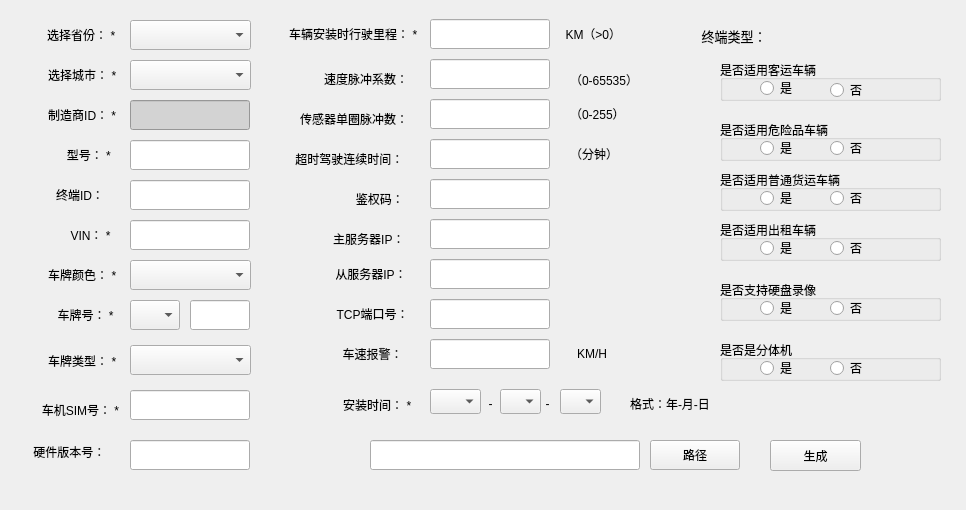
<?xml version="1.0" encoding="UTF-8"?>
<ui version="4.0">
 <class>SaveSetting</class>
 <widget class="QWidget" name="SaveSetting">
  <property name="geometry">
   <rect>
    <x>0</x>
    <y>0</y>
    <width>966</width>
    <height>510</height>
   </rect>
  </property>
  <property name="mouseTracking">
   <bool>true</bool>
  </property>
  <property name="windowTitle">
   <string>SaveSetting</string>
  </property>
  <property name="styleSheet">
   <string notr="true"/>
  </property>
  <widget class="QPushButton" name="SaveButton">
   <property name="geometry">
    <rect>
     <x>770</x>
     <y>440</y>
     <width>91</width>
     <height>31</height>
    </rect>
   </property>
   <property name="text">
    <string>生成</string>
   </property>
  </widget>
  <widget class="QLabel" name="lbproviceID">
   <property name="geometry">
    <rect>
     <x>39</x>
     <y>25</y>
     <width>81</width>
     <height>20</height>
    </rect>
   </property>
   <property name="text">
    <string> 选择省份： *</string>
   </property>
   <property name="alignment">
    <set>Qt::AlignCenter</set>
   </property>
  </widget>
  <widget class="QLabel" name="lbcityID">
   <property name="geometry">
    <rect>
     <x>40</x>
     <y>65</y>
     <width>81</width>
     <height>20</height>
    </rect>
   </property>
   <property name="text">
    <string> 选择城市： *</string>
   </property>
   <property name="alignment">
    <set>Qt::AlignCenter</set>
   </property>
  </widget>
  <widget class="QLabel" name="lbmakerID">
   <property name="geometry">
    <rect>
     <x>40</x>
     <y>105</y>
     <width>81</width>
     <height>20</height>
    </rect>
   </property>
   <property name="text">
    <string> 制造商ID： *</string>
   </property>
   <property name="alignment">
    <set>Qt::AlignCenter</set>
   </property>
  </widget>
  <widget class="QLineEdit" name="EditmakerID">
   <property name="geometry">
    <rect>
     <x>130</x>
     <y>100</y>
     <width>120</width>
     <height>30</height>
    </rect>
   </property>
   <property name="styleSheet">
    <string notr="true">background-color: rgb(211, 211, 211);</string>
   </property>
  </widget>
  <widget class="QLabel" name="lbversion">
   <property name="geometry">
    <rect>
     <x>40</x>
     <y>145</y>
     <width>81</width>
     <height>20</height>
    </rect>
   </property>
   <property name="text">
    <string>     型号： *</string>
   </property>
   <property name="alignment">
    <set>Qt::AlignCenter</set>
   </property>
  </widget>
  <widget class="QLineEdit" name="Editversion">
   <property name="geometry">
    <rect>
     <x>130</x>
     <y>140</y>
     <width>120</width>
     <height>30</height>
    </rect>
   </property>
  </widget>
  <widget class="QLabel" name="lbterminal">
   <property name="geometry">
    <rect>
     <x>40</x>
     <y>185</y>
     <width>70</width>
     <height>20</height>
    </rect>
   </property>
   <property name="text">
    <string>   终端ID：</string>
   </property>
   <property name="alignment">
    <set>Qt::AlignCenter</set>
   </property>
  </widget>
  <widget class="QLineEdit" name="Editterminal">
   <property name="geometry">
    <rect>
     <x>130</x>
     <y>180</y>
     <width>120</width>
     <height>30</height>
    </rect>
   </property>
  </widget>
  <widget class="QLabel" name="lbVIN">
   <property name="geometry">
    <rect>
     <x>40</x>
     <y>225</y>
     <width>81</width>
     <height>20</height>
    </rect>
   </property>
   <property name="text">
    <string>      VIN： *</string>
   </property>
   <property name="alignment">
    <set>Qt::AlignCenter</set>
   </property>
  </widget>
  <widget class="QLineEdit" name="EditVIN">
   <property name="geometry">
    <rect>
     <x>130</x>
     <y>220</y>
     <width>120</width>
     <height>30</height>
    </rect>
   </property>
  </widget>
  <widget class="QLabel" name="lbCarColor">
   <property name="geometry">
    <rect>
     <x>40</x>
     <y>265</y>
     <width>81</width>
     <height>20</height>
    </rect>
   </property>
   <property name="text">
    <string> 车牌颜色： *</string>
   </property>
   <property name="alignment">
    <set>Qt::AlignCenter</set>
   </property>
  </widget>
  <widget class="QLabel" name="lbcarNUM">
   <property name="geometry">
    <rect>
     <x>40</x>
     <y>305</y>
     <width>81</width>
     <height>20</height>
    </rect>
   </property>
   <property name="text">
    <string>   车牌号： *</string>
   </property>
   <property name="alignment">
    <set>Qt::AlignCenter</set>
   </property>
  </widget>
  <widget class="QLineEdit" name="EditcarNUM">
   <property name="geometry">
    <rect>
     <x>190</x>
     <y>300</y>
     <width>60</width>
     <height>30</height>
    </rect>
   </property>
  </widget>
  <widget class="QLabel" name="lbplateType">
   <property name="geometry">
    <rect>
     <x>40</x>
     <y>345</y>
     <width>81</width>
     <height>31</height>
    </rect>
   </property>
   <property name="text">
    <string> 车牌类型： *</string>
   </property>
   <property name="alignment">
    <set>Qt::AlignCenter</set>
   </property>
  </widget>
  <widget class="QLabel" name="lbinstallmileage">
   <property name="geometry">
    <rect>
     <x>276</x>
     <y>24</y>
     <width>151</width>
     <height>20</height>
    </rect>
   </property>
   <property name="text">
    <string> 车辆安装时行驶里程： *</string>
   </property>
   <property name="alignment">
    <set>Qt::AlignCenter</set>
   </property>
  </widget>
  <widget class="QLineEdit" name="Editinstallmeliage">
   <property name="geometry">
    <rect>
     <x>430</x>
     <y>19</y>
     <width>120</width>
     <height>30</height>
    </rect>
   </property>
  </widget>
  <widget class="QLabel" name="lbSpeedratio">
   <property name="geometry">
    <rect>
     <x>319</x>
     <y>69</y>
     <width>91</width>
     <height>20</height>
    </rect>
   </property>
   <property name="text">
    <string> 速度脉冲系数：</string>
   </property>
   <property name="alignment">
    <set>Qt::AlignCenter</set>
   </property>
  </widget>
  <widget class="QLineEdit" name="EditSpeedratio">
   <property name="geometry">
    <rect>
     <x>430</x>
     <y>59</y>
     <width>120</width>
     <height>30</height>
    </rect>
   </property>
  </widget>
  <widget class="QLabel" name="lbtelNUM">
   <property name="geometry">
    <rect>
     <x>40</x>
     <y>400</y>
     <width>81</width>
     <height>20</height>
    </rect>
   </property>
   <property name="text">
    <string>车机SIM号： *</string>
   </property>
   <property name="alignment">
    <set>Qt::AlignCenter</set>
   </property>
  </widget>
  <widget class="QLineEdit" name="EdittelNUM">
   <property name="geometry">
    <rect>
     <x>130</x>
     <y>390</y>
     <width>120</width>
     <height>30</height>
    </rect>
   </property>
  </widget>
  <widget class="QLabel" name="lbauthCode">
   <property name="geometry">
    <rect>
     <x>340</x>
     <y>189</y>
     <width>70</width>
     <height>20</height>
    </rect>
   </property>
   <property name="text">
    <string>   鉴权码：</string>
   </property>
   <property name="alignment">
    <set>Qt::AlignCenter</set>
   </property>
  </widget>
  <widget class="QLineEdit" name="EditauthCode">
   <property name="geometry">
    <rect>
     <x>430</x>
     <y>179</y>
     <width>120</width>
     <height>30</height>
    </rect>
   </property>
  </widget>
  <widget class="QLabel" name="lbmainIP">
   <property name="geometry">
    <rect>
     <x>330</x>
     <y>229</y>
     <width>71</width>
     <height>20</height>
    </rect>
   </property>
   <property name="text">
    <string>  主服务器IP：</string>
   </property>
   <property name="alignment">
    <set>Qt::AlignCenter</set>
   </property>
  </widget>
  <widget class="QLineEdit" name="EditmainIP">
   <property name="geometry">
    <rect>
     <x>430</x>
     <y>219</y>
     <width>120</width>
     <height>30</height>
    </rect>
   </property>
  </widget>
  <widget class="QLabel" name="lbsubIP">
   <property name="geometry">
    <rect>
     <x>336</x>
     <y>264</y>
     <width>70</width>
     <height>20</height>
    </rect>
   </property>
   <property name="text">
    <string>从服务器IP：</string>
   </property>
   <property name="alignment">
    <set>Qt::AlignCenter</set>
   </property>
  </widget>
  <widget class="QLineEdit" name="EditsubIP">
   <property name="geometry">
    <rect>
     <x>430</x>
     <y>259</y>
     <width>120</width>
     <height>30</height>
    </rect>
   </property>
  </widget>
  <widget class="QLabel" name="lbportNUM">
   <property name="geometry">
    <rect>
     <x>336</x>
     <y>304</y>
     <width>70</width>
     <height>20</height>
    </rect>
   </property>
   <property name="text">
    <string> TCP端口号：</string>
   </property>
   <property name="alignment">
    <set>Qt::AlignCenter</set>
   </property>
  </widget>
  <widget class="QLineEdit" name="EditportNUM">
   <property name="geometry">
    <rect>
     <x>430</x>
     <y>299</y>
     <width>120</width>
     <height>30</height>
    </rect>
   </property>
  </widget>
  <widget class="QLineEdit" name="Editpath">
   <property name="geometry">
    <rect>
     <x>370</x>
     <y>440</y>
     <width>270</width>
     <height>30</height>
    </rect>
   </property>
  </widget>
  <widget class="QPushButton" name="pathButton">
   <property name="geometry">
    <rect>
     <x>650</x>
     <y>440</y>
     <width>90</width>
     <height>30</height>
    </rect>
   </property>
   <property name="text">
    <string>路径</string>
   </property>
  </widget>
  <widget class="QLabel" name="label">
   <property name="geometry">
    <rect>
     <x>560</x>
     <y>19</y>
     <width>60</width>
     <height>30</height>
    </rect>
   </property>
   <property name="text">
    <string>  KM（&gt;0）</string>
   </property>
   <property name="alignment">
    <set>Qt::AlignCenter</set>
   </property>
  </widget>
  <widget class="QLabel" name="lbsensingelement">
   <property name="geometry">
    <rect>
     <x>300</x>
     <y>109</y>
     <width>105</width>
     <height>20</height>
    </rect>
   </property>
   <property name="text">
    <string>传感器单圈脉冲数：</string>
   </property>
  </widget>
  <widget class="QLineEdit" name="Editsensingelement">
   <property name="geometry">
    <rect>
     <x>430</x>
     <y>99</y>
     <width>120</width>
     <height>30</height>
    </rect>
   </property>
  </widget>
  <widget class="QLabel" name="lbSpeedlimit">
   <property name="geometry">
    <rect>
     <x>570</x>
     <y>69</y>
     <width>71</width>
     <height>21</height>
    </rect>
   </property>
   <property name="text">
    <string>（0-65535）</string>
   </property>
  </widget>
  <widget class="QLabel" name="lbsenSElimit">
   <property name="geometry">
    <rect>
     <x>570</x>
     <y>99</y>
     <width>60</width>
     <height>30</height>
    </rect>
   </property>
   <property name="text">
    <string>（0-255）</string>
   </property>
  </widget>
  <widget class="QComboBox" name="comboBoxCarcolor">
   <property name="geometry">
    <rect>
     <x>130</x>
     <y>260</y>
     <width>121</width>
     <height>30</height>
    </rect>
   </property>
  </widget>
  <widget class="QComboBox" name="comboBoxprovince">
   <property name="geometry">
    <rect>
     <x>130</x>
     <y>300</y>
     <width>50</width>
     <height>30</height>
    </rect>
   </property>
  </widget>
  <widget class="QLabel" name="lbinstallTime">
   <property name="geometry">
    <rect>
     <x>330</x>
     <y>389</y>
     <width>91</width>
     <height>31</height>
    </rect>
   </property>
   <property name="text">
    <string> 安装时间： *</string>
   </property>
   <property name="alignment">
    <set>Qt::AlignCenter</set>
   </property>
  </widget>
  <widget class="QComboBox" name="ComboBoxday">
   <property name="geometry">
    <rect>
     <x>560</x>
     <y>389</y>
     <width>41</width>
     <height>25</height>
    </rect>
   </property>
  </widget>
  <widget class="QComboBox" name="ComboBoxmonth">
   <property name="geometry">
    <rect>
     <x>500</x>
     <y>389</y>
     <width>41</width>
     <height>25</height>
    </rect>
   </property>
  </widget>
  <widget class="QLabel" name="lbtwo">
   <property name="geometry">
    <rect>
     <x>540</x>
     <y>389</y>
     <width>15</width>
     <height>30</height>
    </rect>
   </property>
   <property name="text">
    <string>-</string>
   </property>
   <property name="alignment">
    <set>Qt::AlignCenter</set>
   </property>
  </widget>
  <widget class="QLabel" name="lbone">
   <property name="geometry">
    <rect>
     <x>480</x>
     <y>389</y>
     <width>21</width>
     <height>30</height>
    </rect>
   </property>
   <property name="text">
    <string>-</string>
   </property>
   <property name="alignment">
    <set>Qt::AlignCenter</set>
   </property>
  </widget>
  <widget class="QLabel" name="lb_form">
   <property name="geometry">
    <rect>
     <x>630</x>
     <y>384</y>
     <width>100</width>
     <height>40</height>
    </rect>
   </property>
   <property name="text">
    <string>格式：年-月-日</string>
   </property>
  </widget>
  <widget class="QComboBox" name="ComboBoxyear">
   <property name="geometry">
    <rect>
     <x>430</x>
     <y>389</y>
     <width>51</width>
     <height>25</height>
    </rect>
   </property>
  </widget>
  <widget class="QComboBox" name="comboBoxCarpalteType">
   <property name="geometry">
    <rect>
     <x>130</x>
     <y>345</y>
     <width>121</width>
     <height>30</height>
    </rect>
   </property>
  </widget>
  <widget class="QComboBox" name="comboBoxprovinceid">
   <property name="geometry">
    <rect>
     <x>130</x>
     <y>20</y>
     <width>121</width>
     <height>30</height>
    </rect>
   </property>
  </widget>
  <widget class="QComboBox" name="comboBoxcityid">
   <property name="geometry">
    <rect>
     <x>130</x>
     <y>60</y>
     <width>121</width>
     <height>30</height>
    </rect>
   </property>
  </widget>
  <widget class="QLineEdit" name="Speed">
   <property name="geometry">
    <rect>
     <x>430</x>
     <y>339</y>
     <width>120</width>
     <height>30</height>
    </rect>
   </property>
  </widget>
  <widget class="QLabel" name="speed">
   <property name="geometry">
    <rect>
     <x>336</x>
     <y>344</y>
     <width>70</width>
     <height>20</height>
    </rect>
   </property>
   <property name="text">
    <string> 车速报警：</string>
   </property>
   <property name="alignment">
    <set>Qt::AlignCenter</set>
   </property>
  </widget>
  <widget class="QLabel" name="label_2">
   <property name="geometry">
    <rect>
     <x>570</x>
     <y>339</y>
     <width>41</width>
     <height>30</height>
    </rect>
   </property>
   <property name="text">
    <string> KM/H</string>
   </property>
   <property name="alignment">
    <set>Qt::AlignCenter</set>
   </property>
  </widget>
  <widget class="QLineEdit" name="drivedura">
   <property name="geometry">
    <rect>
     <x>430</x>
     <y>139</y>
     <width>120</width>
     <height>30</height>
    </rect>
   </property>
  </widget>
  <widget class="QLabel" name="lbauthCode_2">
   <property name="geometry">
    <rect>
     <x>279</x>
     <y>149</y>
     <width>131</width>
     <height>20</height>
    </rect>
   </property>
   <property name="text">
    <string>   超时驾驶连续时间：</string>
   </property>
   <property name="alignment">
    <set>Qt::AlignCenter</set>
   </property>
  </widget>
  <widget class="QLabel" name="lbsenSElimit_2">
   <property name="geometry">
    <rect>
     <x>570</x>
     <y>139</y>
     <width>61</width>
     <height>30</height>
    </rect>
   </property>
   <property name="text">
    <string>（分钟）</string>
   </property>
  </widget>
  <widget class="QLabel" name="label_3">
   <property name="geometry">
    <rect>
     <x>680</x>
     <y>20</y>
     <width>141</width>
     <height>31</height>
    </rect>
   </property>
   <property name="font">
    <font>
     <pointsize>10</pointsize>
    </font>
   </property>
   <property name="text">
    <string>      终端类型：</string>
   </property>
  </widget>
  <widget class="QGroupBox" name="groupBox">
   <property name="geometry">
    <rect>
     <x>720</x>
     <y>60</y>
     <width>221</width>
     <height>41</height>
    </rect>
   </property>
   <property name="title">
    <string>是否适用客运车辆</string>
   </property>
   <widget class="QRadioButton" name="radioButton_1">
    <property name="geometry">
     <rect>
      <x>40</x>
      <y>20</y>
      <width>89</width>
      <height>16</height>
     </rect>
    </property>
    <property name="text">
     <string>是</string>
    </property>
   </widget>
   <widget class="QRadioButton" name="radioButton_2">
    <property name="geometry">
     <rect>
      <x>110</x>
      <y>20</y>
      <width>81</width>
      <height>20</height>
     </rect>
    </property>
    <property name="text">
     <string>否</string>
    </property>
   </widget>
  </widget>
  <widget class="QGroupBox" name="groupBox_4">
   <property name="geometry">
    <rect>
     <x>720</x>
     <y>220</y>
     <width>221</width>
     <height>41</height>
    </rect>
   </property>
   <property name="title">
    <string>是否适用出租车辆</string>
   </property>
   <widget class="QRadioButton" name="radioButton_7">
    <property name="geometry">
     <rect>
      <x>40</x>
      <y>20</y>
      <width>81</width>
      <height>16</height>
     </rect>
    </property>
    <property name="text">
     <string>是</string>
    </property>
   </widget>
   <widget class="QRadioButton" name="radioButton_8">
    <property name="geometry">
     <rect>
      <x>110</x>
      <y>20</y>
      <width>81</width>
      <height>16</height>
     </rect>
    </property>
    <property name="text">
     <string>否</string>
    </property>
   </widget>
  </widget>
  <widget class="QGroupBox" name="groupBox_2">
   <property name="geometry">
    <rect>
     <x>720</x>
     <y>120</y>
     <width>221</width>
     <height>41</height>
    </rect>
   </property>
   <property name="title">
    <string>是否适用危险品车辆</string>
   </property>
   <widget class="QRadioButton" name="radioButton_3">
    <property name="geometry">
     <rect>
      <x>40</x>
      <y>20</y>
      <width>81</width>
      <height>16</height>
     </rect>
    </property>
    <property name="text">
     <string>是</string>
    </property>
   </widget>
   <widget class="QRadioButton" name="radioButton_4">
    <property name="geometry">
     <rect>
      <x>110</x>
      <y>20</y>
      <width>81</width>
      <height>16</height>
     </rect>
    </property>
    <property name="text">
     <string>否</string>
    </property>
   </widget>
  </widget>
  <widget class="QGroupBox" name="groupBox_6">
   <property name="geometry">
    <rect>
     <x>720</x>
     <y>340</y>
     <width>221</width>
     <height>41</height>
    </rect>
   </property>
   <property name="title">
    <string>是否是分体机</string>
   </property>
   <widget class="QRadioButton" name="radioButton_11">
    <property name="geometry">
     <rect>
      <x>40</x>
      <y>20</y>
      <width>81</width>
      <height>16</height>
     </rect>
    </property>
    <property name="text">
     <string>是</string>
    </property>
   </widget>
   <widget class="QRadioButton" name="radioButton_12">
    <property name="geometry">
     <rect>
      <x>110</x>
      <y>20</y>
      <width>81</width>
      <height>16</height>
     </rect>
    </property>
    <property name="text">
     <string>否</string>
    </property>
   </widget>
  </widget>
  <widget class="QGroupBox" name="groupBox_5">
   <property name="geometry">
    <rect>
     <x>720</x>
     <y>280</y>
     <width>221</width>
     <height>41</height>
    </rect>
   </property>
   <property name="title">
    <string>是否支持硬盘录像</string>
   </property>
   <widget class="QRadioButton" name="radioButton_9">
    <property name="geometry">
     <rect>
      <x>40</x>
      <y>20</y>
      <width>81</width>
      <height>16</height>
     </rect>
    </property>
    <property name="text">
     <string>是</string>
    </property>
   </widget>
   <widget class="QRadioButton" name="radioButton_10">
    <property name="geometry">
     <rect>
      <x>110</x>
      <y>20</y>
      <width>81</width>
      <height>16</height>
     </rect>
    </property>
    <property name="text">
     <string>否</string>
    </property>
   </widget>
  </widget>
  <widget class="QGroupBox" name="groupBox_3">
   <property name="geometry">
    <rect>
     <x>720</x>
     <y>170</y>
     <width>221</width>
     <height>41</height>
    </rect>
   </property>
   <property name="title">
    <string>是否适用普通货运车辆</string>
   </property>
   <widget class="QRadioButton" name="radioButton_5">
    <property name="geometry">
     <rect>
      <x>40</x>
      <y>20</y>
      <width>81</width>
      <height>16</height>
     </rect>
    </property>
    <property name="text">
     <string>是</string>
    </property>
   </widget>
   <widget class="QRadioButton" name="radioButton_6">
    <property name="geometry">
     <rect>
      <x>110</x>
      <y>20</y>
      <width>81</width>
      <height>16</height>
     </rect>
    </property>
    <property name="text">
     <string>否</string>
    </property>
   </widget>
  </widget>
  <widget class="QLabel" name="label_4">
   <property name="geometry">
    <rect>
     <x>30</x>
     <y>441</y>
     <width>81</width>
     <height>21</height>
    </rect>
   </property>
   <property name="text">
    <string> 硬件版本号：</string>
   </property>
  </widget>
  <widget class="QLineEdit" name="hadversion">
   <property name="geometry">
    <rect>
     <x>130</x>
     <y>440</y>
     <width>120</width>
     <height>30</height>
    </rect>
   </property>
  </widget>
 </widget>
 <layoutdefault spacing="6" margin="11"/>
 <resources/>
 <connections/>
</ui>
